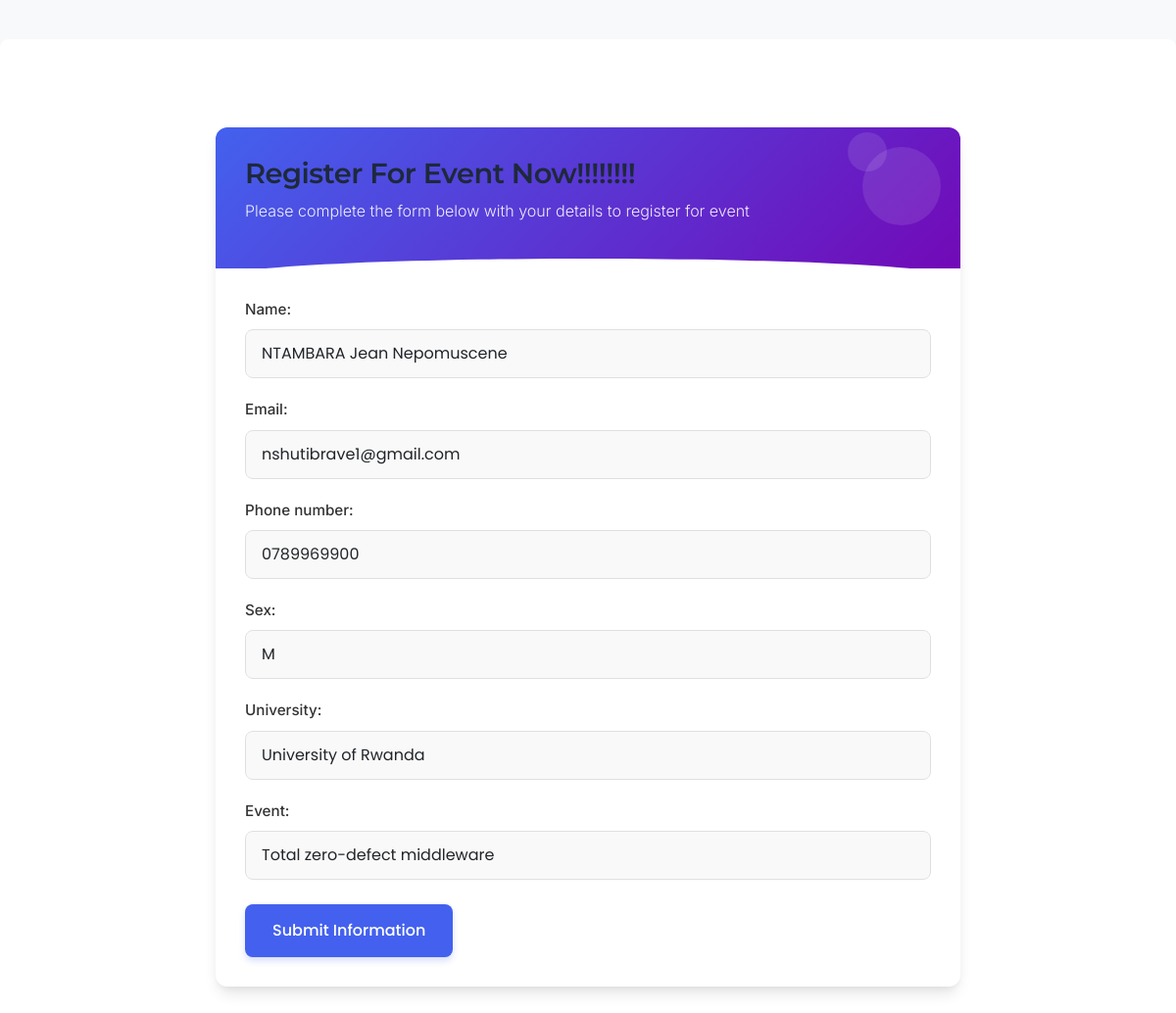
The page /participant/edit/3/ on the database its author committed.
### event_app/models.py (models this page shows, shortened)
class Participant_management(models.Model):
    UNIVERSITY_CHOICES = [
        ('University of Rwanda', 'University of Rwanda'),
        ('Kigali Independent University (ULK)', 'Kigali Independent University (ULK)'),
        ('Adventist University of Central Africa (AUCA)', 'Adventist University of Central Africa (AUCA)'),
        ('Kigali Health Institute', 'Kigali Health Institute'),
        ('INES Ruhengeri', 'INES Ruhengeri'),
        ('Other', 'Other'),
    ]
    user = models.OneToOneField(User, on_delete=models.CASCADE, null=True, blank=True)
    name = models.CharField(max_length=150)
    email = models.EmailField()
    phone_number = models.CharField(max_length=20)
    sex = models.CharField(max_length=1)
    university = models.CharField(
        max_length=100,
        choices=UNIVERSITY_CHOICES,
        default='University of Rwanda',
        verbose_name="University"
    )
    Event = models.ForeignKey('Event_management', on_delete=models.CASCADE)

### event_app/views.py (the view)
# urls.py: path('participant/edit/<int:participant_id>/', views.edit_participant, name='edit_participant'),
def edit_participant(request, participant_id):
    participant = get_object_or_404(Participant_management, id=participant_id)
    if request.method == 'POST':
        form = ParticipantManagementForm(request.POST, instance=participant)
        if form.is_valid():
            form.save()
            messages.success(request, 'Participant updated successfully!')
            return redirect('participant_list')
    else:
        form = ParticipantManagementForm(instance=participant)
    return render(request, 'participant_form.html', {'form': form, 'participant': participant})

### event_app/forms.py
class ParticipantManagementForm(forms.ModelForm):
    class Meta:
        model = Participant_management
        fields = ['name', 'email', 'phone_number','sex','university','Event']
        widgets = {
            'name': forms.TextInput(attrs={'class': 'form-control', 'placeholder': 'Enter participant name'}),
            'email': forms.EmailInput(attrs={'class': 'form-control', 'placeholder': 'Enter participant email'}),
            'phone_number': forms.TextInput(attrs={'class': 'form-control', 'placeholder': 'Enter phone number'}),
            'sex': forms.TextInput(attrs={'class': 'form-control', 'placeholder': 'enter F or M'}),
            'university': forms.Select(attrs={'class': 'form-control'}),
            'Event': forms.Select(attrs={'class': 'form-control'}),
        }

### event_app/models.py (called while the page is built)
    def __str__(self):
        return self.title

### event_app/templates/participant_form.html (shortened to what this page needs)
{% extends 'base.html' %}
{% block content %}
    <div class="form-container">
        <div class="form-wrapper">
            <div class="form-header">
                <div class="form-decoration"></div>
                <h1 class="form-heading">Register For Event Now!!!!!!!!</h1>
                <p class="form-subheading">Please complete the form below with your details to register for event</p>
            </div>
            <form method="POST" class="my-form">
                <div class="form-fields">
                    {{ form.as_p }}
                </div>
                <button type="submit" class="submit-btn">
                    Submit Information
                </button>
            </form>
        </div>
    </div>
{% endblock content %}

### event_app/templates/base.html (style rules this page uses)
:root { --primary: #4f46e5; --primary-dark: #4338ca; --secondary: #f97316; --dark: #1e293b; --light: #f8fafc; --gray: #64748b; --gray-light: #e2e8f0; --success: #10b981; --error: #ef4444; --warning: #f59e0b; --info: #3b82f6; --border-radius: 8px; --transition: all 0.3s ease; }
* { margin: 0; padding: 0; box-sizing: border-box; font-family: 'Inter', sans-serif; }
body { background-color: var(--light); color: var(--dark); line-height: 1.6; }
label { display: block; font-weight: 500; margin-bottom: 8px; color: var(--dark); font-size: 14px; }
input[type="text"], input[type="email"], input[type="password"], input[type="number"], textarea, select { width: 100%; padding: 12px 15px; border: 1px solid var(--gray-light); border-radius: var(--border-radius); font-size: 14px; transition: var(--transition); background-color: var(--light); }
h1, h2, h3, h4, h5, h6 { font-family: 'Poppins', sans-serif; font-weight: 600; color: var(--dark); }

### event_app/templates/participant_form.html (style rules this page uses)
:root { --primary-color: #4361ee; --primary-hover: #3a56d4; --text-color: #333; --text-light: #666; --bg-color: #f8f9fa; --card-bg: #ffffff; --border-color: #e0e0e0; --success-color: #4caf50; --success-hover: #45a049; --shadow: 0 10px 15px -3px rgba(0, 0, 0, 0.1), 0 4px 6px -2px rgba(0, 0, 0, 0.05); --transition: all 0.3s ease; }
body { font-family: 'Poppins', sans-serif; background-color: var(--bg-color); color: var(--text-color); }
.form-container { max-width: 800px; margin: 40px auto; padding: 20px; }
.form-wrapper { background-color: var(--card-bg); border-radius: 12px; box-shadow: var(--shadow); overflow: hidden; position: relative; }
.form-header { background: linear-gradient(135deg, var(--primary-color), #7209b7); padding: 30px; color: white; position: relative; }
.form-header::after { content: ''; position: absolute; bottom: -10px; left: 0; right: 0; height: 20px; background: var(--card-bg); border-radius: 50% 50% 0 0 / 100% 100% 0 0; }
.form-heading { font-family: 'Montserrat', sans-serif; font-weight: 600; font-size: 1.8rem; margin: 0; letter-spacing: -0.5px; }
.form-subheading { font-weight: 300; margin-top: 8px; opacity: 0.9; }
.my-form { padding: 30px; }
.form-fields { margin-bottom: 25px; }
.form-fields p { margin-bottom: 20px; position: relative; }
.form-fields label { display: block; margin-bottom: 8px; font-weight: 500; color: var(--text-color); font-size: 0.95rem; }
.form-fields input[type="text"], .form-fields input[type="email"], .form-fields input[type="password"], .form-fields input[type="number"], .form-fields input[type="tel"], .form-fields input[type="date"], .form-fields select, .form-fields textarea { width: 100%; padding: 12px 16px; border: 1px solid var(--border-color); border-radius: 8px; font-family: 'Poppins', sans-serif; font-size: 1rem; transition: var(--transition); background-color: #f9f9f9; }
.submit-btn { background-color: var(--primary-color); color: white; padding: 14px 28px; border: none; border-radius: 8px; cursor: pointer; font-family: 'Poppins', sans-serif; font-weight: 500; font-size: 1rem; transition: var(--transition); display: inline-flex; align-items: center; justify-content: center; box-shadow: 0 4px 6px rgba(67, 97, 238, 0.2); }
.form-decoration { position: absolute; top: 20px; right: 20px; width: 80px; height: 80px; border-radius: 50%; background: rgba(255, 255, 255, 0.1); z-index: 0; }
.form-decoration:before { content: ''; position: absolute; top: -15px; left: -15px; width: 40px; height: 40px; border-radius: 50%; background: rgba(255, 255, 255, 0.1); }
.form-fields p { animation: fadeIn 0.5s ease forwards; opacity: 0; }
.form-fields p:nth-child(1) { animation-delay: 0.1s; }
.form-fields p:nth-child(2) { animation-delay: 0.2s; }
.form-fields p:nth-child(3) { animation-delay: 0.3s; }
.form-fields p:nth-child(4) { animation-delay: 0.4s; }
.form-fields p:nth-child(5) { animation-delay: 0.5s; }

### rows shown on the page
Participant_management: name "NTAMBARA Jean Nepomuscene", email "nshutibrave1@gmail.com", phone_number "0789969900", sex "M", university "University of Rwanda", Event "Total zero-defect middleware"
